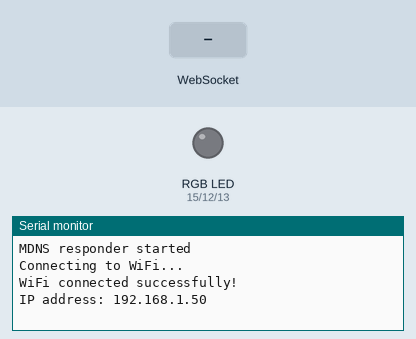
The program below on a simulated ESP8266 (Wemos D1 mini). Shown: an RGB LED mixed from three pins (HIGH = lit), the last lines printed to the serial monitor. The inputs (shaded band) are chosen by the test bench. WiFi joins after 1.5 s; servers stay silent unless stated.

Above: at 2.3 s.
2.4 s: WebSocket text "#" received
At 3.5 s:
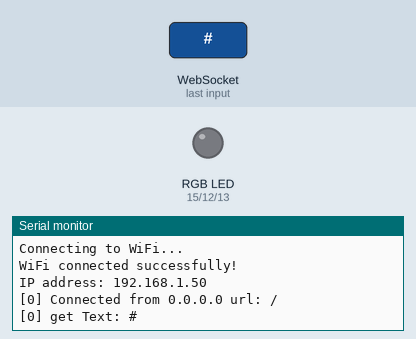
3.9 s: WebSocket text "5" received
At 4.6 s:
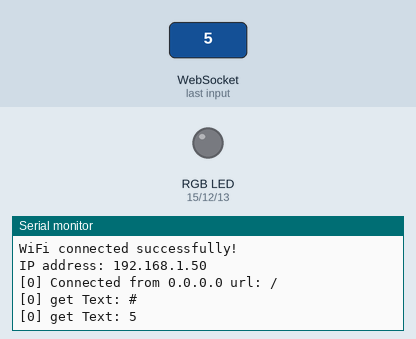

Measured:
- after the input at 2.4 s, the serial monitor: prints a new line at once (image 1)
- after the input at 3.9 s, the serial monitor: prints a new line at once (image 2)

The program:

main.cpp
```cpp
#include <Arduino.h>

#include <ESP8266WiFi.h>
#include <ESP8266WiFiMulti.h>
#include <WebSocketsServer.h>
#include <ESP8266WebServer.h>
#include <ESP8266mDNS.h>
#include <Hash.h>

#define LED_RED 15
#define LED_GREEN 12
#define LED_BLUE 13

#define USE_SERIAL Serial

ESP8266WiFiMulti WiFiMulti;

ESP8266WebServer server(80);
WebSocketsServer webSocket = WebSocketsServer(81);

enum State
{
  SETUP_WIFI,
  RUNNING
};

State cur_state = SETUP_WIFI;

unsigned long last_time_setup = 0;

void webSocketEvent(uint8_t num, WStype_t type, uint8_t *payload, size_t length)
{
  switch (type)
  {
  case WStype_DISCONNECTED:
    USE_SERIAL.printf("[%u] Disconnected!\n", num);
    break;
  case WStype_CONNECTED:
  {
    IPAddress ip = webSocket.remoteIP(num);
    USE_SERIAL.printf("[%u] Connected from %d.%d.%d.%d url: %s\n", num, ip[0], ip[1], ip[2], ip[3], payload);
    webSocket.sendTXT(num, "Connected");
  }
  break;
  case WStype_TEXT:
    USE_SERIAL.printf("[%u] get Text: %s\n", num, payload);

    if (payload[0] == '#')
    {
      uint32_t rgb = (uint32_t)strtol((const char *)&payload[1], NULL, 16);

      analogWrite(LED_RED, ((rgb >> 16) & 0xFF));
      analogWrite(LED_GREEN, ((rgb >> 8) & 0xFF));
      analogWrite(LED_BLUE, ((rgb >> 0) & 0xFF));
    }
    break;
  }
}

void setup()
{
  USE_SERIAL.begin(115200);
  USE_SERIAL.println();
  USE_SERIAL.println();
  USE_SERIAL.println();

  pinMode(LED_RED, OUTPUT);
  pinMode(LED_GREEN, OUTPUT);
  pinMode(LED_BLUE, OUTPUT);

  digitalWrite(LED_RED, 1);
  digitalWrite(LED_GREEN, 1);
  digitalWrite(LED_BLUE, 1);

  WiFi.mode(WIFI_STA);
  WiFiMulti.addAP("", "");

  // Запуск WebSocket-сервера
  webSocket.begin();
  webSocket.onEvent(webSocketEvent);

  if (MDNS.begin("esp8266"))
  {
    USE_SERIAL.println("MDNS responder started");
  }

  server.on("/", []()
            { server.send(200, "text/html", "<html><head><script>var connection = new WebSocket('ws://'+location.hostname+':81/', ['arduino']);connection.onopen = function () {  connection.send('Connect ' + new Date()); }; connection.onerror = function (error) {    console.log('WebSocket Error ', error);};connection.onmessage = function (e) {  console.log('Server: ', e.data);};function sendRGB() {  var r = parseInt(document.getElementById('r').value).toString(16);  var g = parseInt(document.getElementById('g').value).toString(16);  var b = parseInt(document.getElementById('b').value).toString(16);  if(r.length < 2) { r = '0' + r; }   if(g.length < 2) { g = '0' + g; }   if(b.length < 2) { b = '0' + b; }   var rgb = '#'+r+g+b;    console.log('RGB: ' + rgb); connection.send(rgb); }</script></head><body>LED Control:<br/><br/>R: <input id=\"r\" type=\"range\" min=\"0\" max=\"255\" step=\"1\" oninput=\"sendRGB();\" /><br/>G: <input id=\"g\" type=\"range\" min=\"0\" max=\"255\" step=\"1\" oninput=\"sendRGB();\" /><br/>B: <input id=\"b\" type=\"range\" min=\"0\" max=\"255\" step=\"1\" oninput=\"sendRGB();\" /><br/></body></html>"); });

  server.begin();

  MDNS.addService("http", "tcp", 80);
  MDNS.addService("ws", "tcp", 81);

  digitalWrite(LED_RED, 0);
  digitalWrite(LED_GREEN, 0);
  digitalWrite(LED_BLUE, 0);

  USE_SERIAL.println("Connecting to WiFi...");
}

unsigned long last_10sec = 0;
unsigned int counter = 0;

void loop()
{
  unsigned long t = millis();

  switch (cur_state)
  {
  case SETUP_WIFI:
    // Не блокуємо виконання! Перевіряємо статус у кожному проході loop()
    if (WiFiMulti.run() == WL_CONNECTED)
    {
      USE_SERIAL.println("\nWiFi connected successfully!");
      USE_SERIAL.print("IP address: ");
      USE_SERIAL.println(WiFi.localIP());
      cur_state = RUNNING;
    }
    else
    {
      // Виводимо крапку кожні 500 мс без зависання
      if (t - last_time_setup >= 500)
      {
        last_time_setup = t;
        USE_SERIAL.print(".");
      }
    }
    break;

  case RUNNING:
    webSocket.loop();
    server.handleClient();

    if ((t - last_10sec) > 10 * 1000)
    {
      counter++;
      bool ping = (counter % 2);
      int i = webSocket.connectedClients(ping);
      USE_SERIAL.printf("%d Connected websocket clients ping: %d\n", i, ping);
      last_10sec = millis();
    }
    break;

  default:
    break;
  }
}
```
